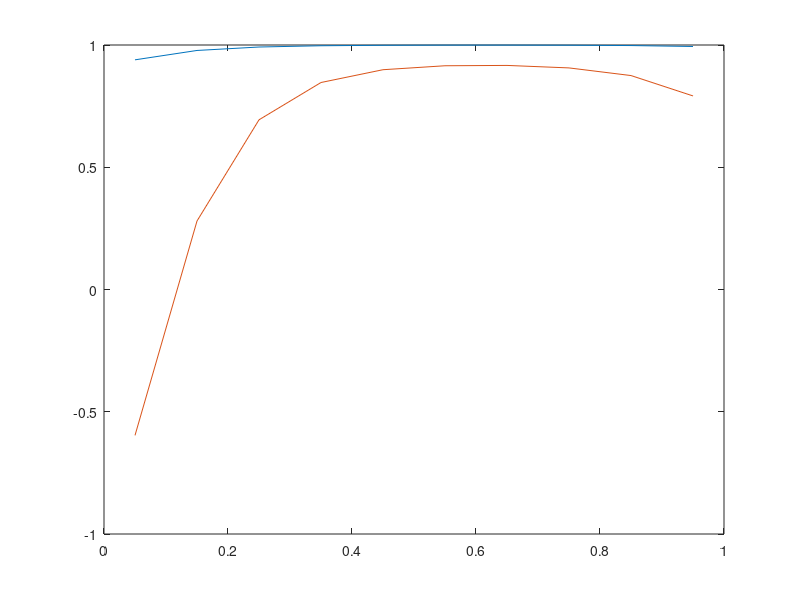

Recreate this plot in MATLAB.
%%Boundary Conditions and givens
n=10; %increase for grid convergence
L=1;
k=10;
lambda=(k^2);
U0=1;
v=1;
h=L/n;
a=ones(n+2,1);                          %superdiagonal
b=-(2+lambda*(h^2))*ones(n+2,1);        %diagonal
c=ones(n+2,1);                          %subdiagonal
d=zeros(n+2,1);
b(1)=1;     
c(1)=1;     
a(n+2)=1;   
b(n+2)=1;
d(1)=2*U0;

c1=zeros(n+2,1);
d1=zeros(n+2,1);
d1(1)=d(1)/b(1);
c1(1)=c(1)/b(1);

for i=2:n+2
c1(i)=c(i)/(b(i)-a(i)*c1(i-1));
d1(i)=(d(i)-a(i)*d1(i-1))/(b(i)-a(i)*c1(i-1));
end
%back substitution
u=zeros(n+2,1);
u(n+2)=d1(n+2);
for i=n+1:-1:1
    u(i)=d1(i)-c1(i)*u(i+1);
end
%%Graphing
x=h/2:h:(L-h/2);
ut=(1-(sinh(k*(L-x))+sinh(k*x))/sinh(k*L))*(1/(k^2))+U0*(sinh(k*(L-x))/sinh(k*L));
%%plot(x,ut,x,u(2:n+1))

%%Part 2
h=L/n;
a=ones(n+2,1);
b=-(2+lambda*(h^2))*ones(n+2,1);
c=ones(n+2,1);
d=zeros(n+2,1);
b(1)=1;
a(n+2)=1;
d(1)=v;
%%Forward elimination
d1=zeros(n+2,1);
c1=zeros(n+2,1);
d1(1)=d(1)/b(1);
c1(1)=c(1)/b(1);
for i=2:n+2
    c1(i)=c(i)/(b(i)-a(i)*c1(i-1));
    d1(i)=(d(i)-a(i)*d1(i-1))/b(i)-a(i)*c1(i-1);
end
%Back Substitiution
u=zeros(n+2,1);
u(n+2)=d1(n+2);
for i=n+1:-1:1
    u(i)=d1(i)-c1(i)*u(i+1);
end
ut2=(1-(cosh(k*x)/cosh(k*L))*(1/(k^2)))-(v/k)*(sinh(k*(L-x))/cosh(k*L));
plot(x,ut2,x,u(2:n+1))
